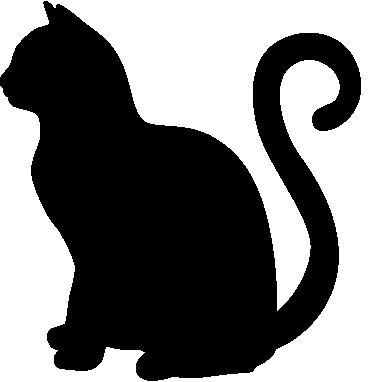
%> input picture Tercer apartado/imagen.png, 374 x 382 px
$ octave verificacion3.m   (GNU Octave 9; MATLAB toolbox functions it lacks are replaced by stand-ins)
%> lines starting %> are read from the running program, lines starting %| are printed output that depends on the picture
### Tercer apartado/shift_fft.m
function img_shifted = shift_fft(img)

    % Pedir desplazamiento al usuario
    dx = input('Introduce el desplazamiento en x (dx): ');
    dy = input('Introduce el desplazamiento en y (dy): ');

    [M, N] = size(img);

    % FFT de la imagen
    F = fft2(img);

    % Coordenadas de frecuencia normalizadas
    u = (-N/2:N/2-1)/N;
    v = (-M/2:M/2-1)/M;
    [U, V] = meshgrid(u, v);

    % Fase lineal
    phase = exp(-2i*pi*(U*dx + V*dy));

    % Aplicar desplazamiento
    F_shifted = fftshift(F) .* phase;

    % Transformada inversa
    img_shifted = real(ifft2(ifftshift(F_shifted)));

end

### Tercer apartado/verificacion3.m
img = im2double(imread('imagen.png'));
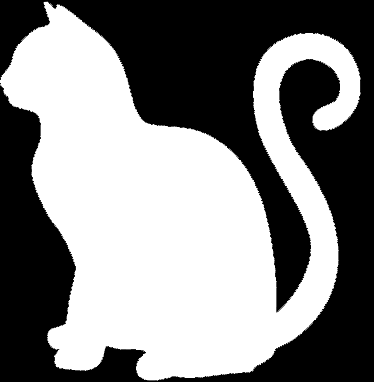
%> img: size 382x374 double; min 0, max 0.0627, mean 0.0326; drawn with min black and max white
if size(img,3) == 3
    img = rgb2gray(img);
end


img_shifted = shift_fft(img);
%> the answer given: 3
%> the answer given: 3
%> in shift_fft, `img_shifted = real(ifft2(ifftshift(F_shifted)));`:
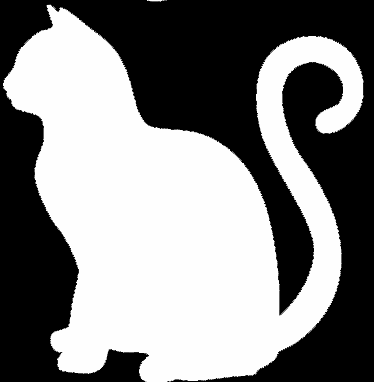
%> img_shifted: size 382x374 double; min -1.1e-16, max 0.0627, mean 0.0326; drawn with min black and max white

figure
subplot(1,2,1)
imshow(img, [])
title('Original')

subplot(1,2,2)
imshow(img_shifted, [])
title('Desplazada')
